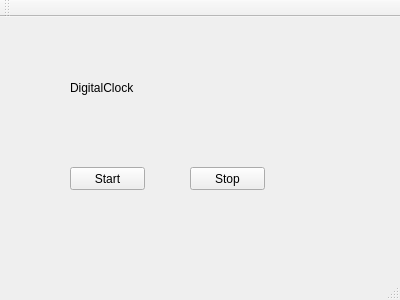
<?xml version="1.0" encoding="UTF-8"?>
<ui version="4.0">
 <class>MainWindow</class>
 <widget class="QMainWindow" name="MainWindow">
  <property name="geometry">
   <rect>
    <x>0</x>
    <y>0</y>
    <width>400</width>
    <height>300</height>
   </rect>
  </property>
  <property name="windowTitle">
   <string>MainWindow</string>
  </property>
  <widget class="QWidget" name="centralWidget">
   <widget class="QLabel" name="DigitalClock">
    <property name="geometry">
     <rect>
      <x>70</x>
      <y>30</y>
      <width>161</width>
      <height>81</height>
     </rect>
    </property>
    <property name="text">
     <string>DigitalClock</string>
    </property>
   </widget>
   <widget class="QPushButton" name="startButton">
    <property name="geometry">
     <rect>
      <x>70</x>
      <y>150</y>
      <width>75</width>
      <height>23</height>
     </rect>
    </property>
    <property name="text">
     <string>Start</string>
    </property>
   </widget>
   <widget class="QPushButton" name="stopButton_2">
    <property name="geometry">
     <rect>
      <x>190</x>
      <y>150</y>
      <width>75</width>
      <height>23</height>
     </rect>
    </property>
    <property name="text">
     <string>Stop</string>
    </property>
   </widget>
  </widget>
  <widget class="QMenuBar" name="menuBar">
   <property name="geometry">
    <rect>
     <x>0</x>
     <y>0</y>
     <width>400</width>
     <height>21</height>
    </rect>
   </property>
  </widget>
  <widget class="QToolBar" name="mainToolBar">
   <attribute name="toolBarArea">
    <enum>TopToolBarArea</enum>
   </attribute>
   <attribute name="toolBarBreak">
    <bool>false</bool>
   </attribute>
  </widget>
  <widget class="QStatusBar" name="statusBar"/>
 </widget>
 <layoutdefault spacing="6" margin="11"/>
 <resources/>
 <connections/>
</ui>
